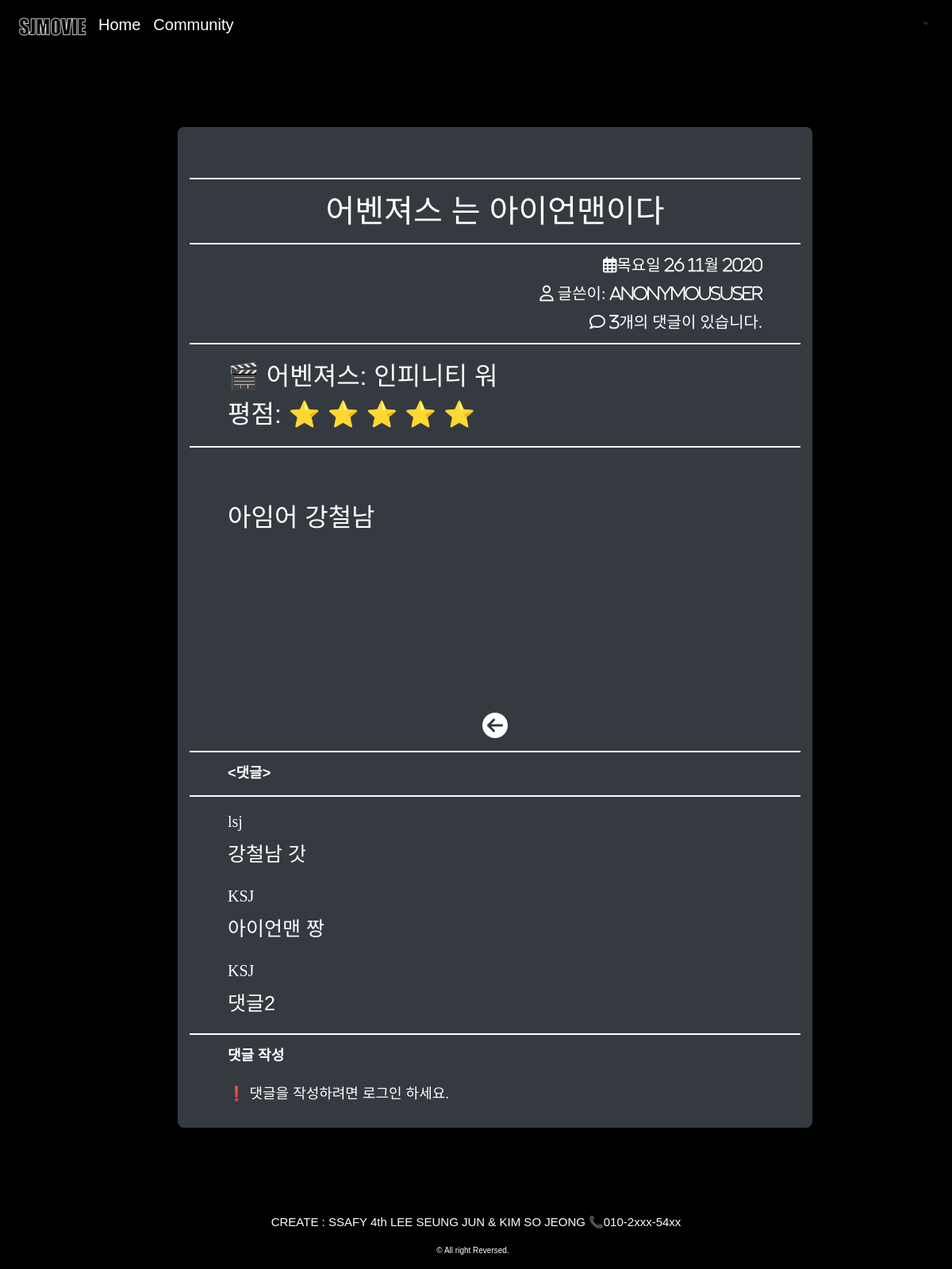
/community/detail/9/어벤져스: 인피니티 워/, run on an earlier commit of the app's database.
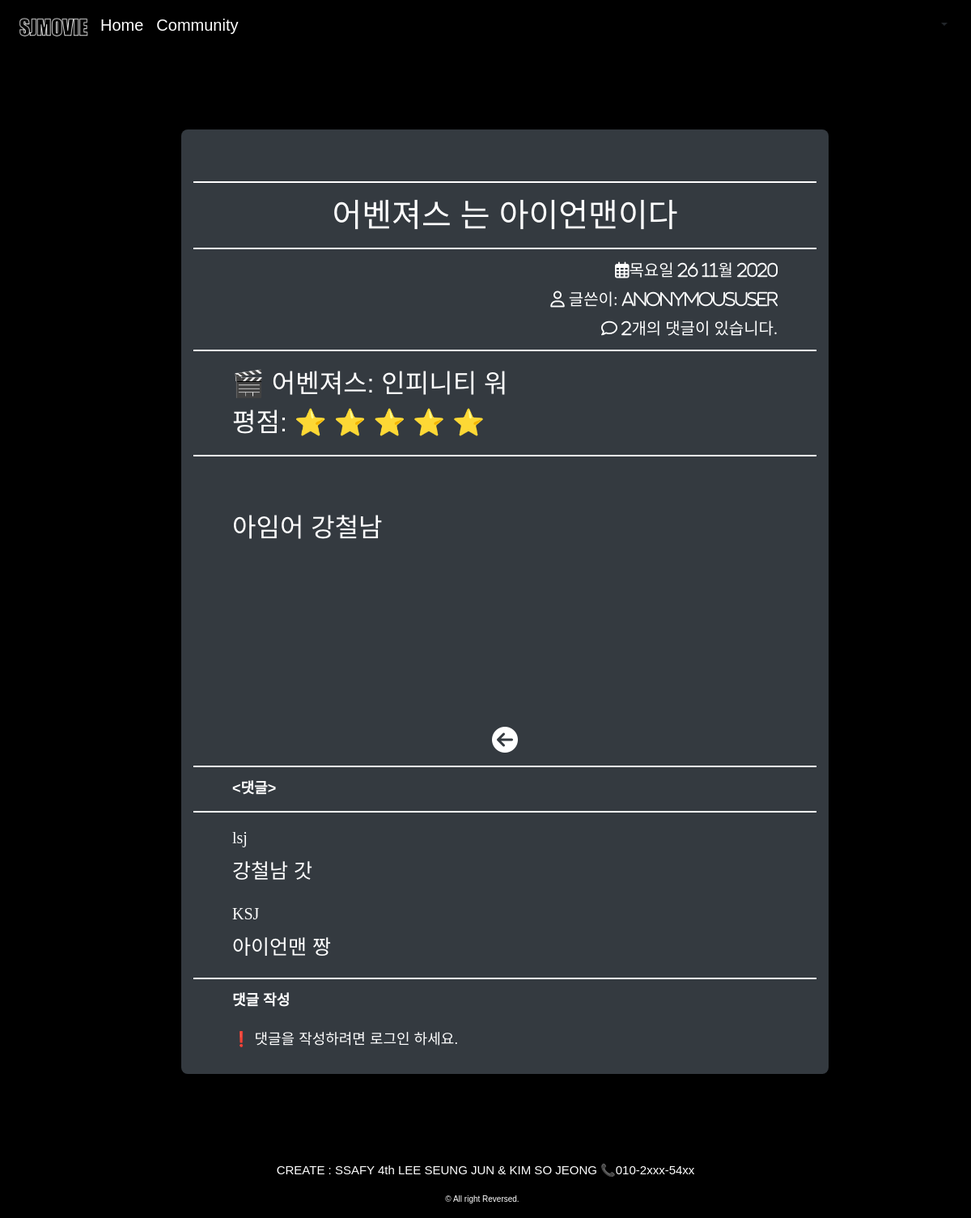
And on a later commit of the database.
### community/models.py (models this page shows, shortened)
class Comment(models.Model):
    content = models.TextField()
    review = models.ForeignKey(Review,on_delete=models.CASCADE)
    user = models.ForeignKey(settings.AUTH_USER_MODEL, on_delete=models.CASCADE)

### accounts/models.py (models this page shows)
class User(AbstractUser):
    pass

### community/views.py (the view)
# urls.py: path('detail/<int:pk>/<movie_title>/',views.detail, name="detail"),
def detail(request, pk,movie_title):
    review = get_object_or_404(Review, pk=pk)
    movie = Movies.objects.get(title=movie_title)
    comment_form = CommentForm()
    comments = review.comment_set.all()
    context = {
        'review': review,
        'comment_form': comment_form,
        'comments': comments,
        'movie' : movie,
        'rate' : range(review.rate),
    }
    return render(request, 'community/detail.html', context)

### community/templates/community/detail.html (shortened to what this page needs)
{% extends 'community.html' %}
{% block content %}
  <div class="ml-5 col-md-8 bg-dark pb-4" style= "border: none; border-radius: 8px;">
  <br>
  <hr>
  <h1 class = "d-flex justify-content-center" >{{ review.title}}</h1>
  <hr>
    <p id="info" class="d-flex justify-content-end mx-5"><i class="far fa-calendar-alt">{{ review.created_at|date:"D d M Y" }}</i></p>
    <p id="info" class="d-flex justify-content-end mx-5"> <i class="far fa-user"> <span>글쓴이: </span>{{ user }}</i></p>
    {% if comments|length %}
      <p id="info" class="d-flex justify-content-end mx-5"><i class="far fa-comment"> {{comments|length}}개의 댓글이 있습니다.</i></p>
    {% else %}
      <p id="info" class="d-flex justify-content-end mx-5"><i class="far fa-comment"> 0개의 댓글이 있습니다.</i></p>
    {% endif %}
  <hr>
  <div class = "mx-5 ">
   <p class="mb-0"> <a href="{% url 'movies:detail' movie.pk%}" style="text-decoration: none;">🎬 {{review.movie_title}}</a></p>
   <span>평점:</span>
    {% for n in rate %}
      <span>⭐</span>
    {% endfor %}
  </div>
    <hr>
  <div class = "d-flex ">
    <div id="content" class="text-white mx-5">
      <br>
      <div> {{ review.content }}</div>
    </div>
  </div>
  <div class ="d-flex justify-content-around">
    <a class="d-flex align-items-center" href="{%url 'community:reviews'%}" style="text-decoration: none;"><i class="fas fa-arrow-circle-left"></i></a>
  </div>
  <hr>
<h4 style="font-size:18px;" class="mx-5"><댓글></h4>
<hr>
{% for comment in comments %}
  <div>
    <p id ="user" class="ml-5 mb-0 mt-3"> {{ comment.user }} </p>
    <span id ="comment" class="ml-5">{{ comment.content }}</span>
  </div>
      {% empty %}
    <p style="font-size:15px;" class="ml-5">댓글이 아직 없어요...</p>
  {% endfor %}
  <hr>
  <h4 style="font-size:18px;" class="ml-5">댓글 작성</h4>
  {% if request.user.is_authenticated %}
    <form action="{% url 'community:comments_create' review.pk %}" method="POST" class="mx-5">
      {% csrf_token %}
      <input name="content" cols="40" rows="10" required="" id="id_content" style="font-size:13px;"></input>
      <button id="submit" name="submit" type="submit" class="btn btn-outline-light">Submit</button>
    </form>
  {% else %}
    <a href="{% url 'accounts:login' %}" style="font-size:18px; text-decoration: none;" class="ml-5">❗ 댓글을 작성하려면 로그인 하세요.</a>
  {% endif %}
  </div>
{% endblock  %}

What changed in the data, as far as the page shows it:
removed Comment: user "KSJ", content "댓글2"
Also different on the page:
{{ comments|length }}: "3" → "2"
